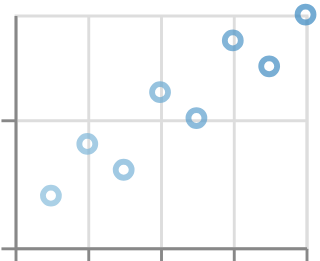

Vega-Lite specification for this chart:
### Vega-Lite specification from a JSON file in a GitHub repository (floating-point values rounded to 4 significant figures)
{"$schema": "https://vega.github.io/schema/vega-lite/v6.json", "padding": 5, "autosize": "none", "data": {"name": "table", "values": [{"c": "A", "g": "p", "x": 1, "y": 2, "v": 5, "t": "2024-01-15", "o": {"v": 3}, "IMDB Rating": 6.1, "d": "x1"}, {"c": "B", "g": "q", "x": 2, "y": 4, "v": 9, "t": "2024-02-20", "o": {"v": 7}, "IMDB Rating": 7.4, "d": "x2"}, {"c": "A", "g": "q", "x": 3, "y": 3, "v": 2, "t": "2024-03-05", "o": {"v": 1}, "IMDB Rating": 5.2, "d": "x1"}, {"c": "C", "g": "p", "x": 4, "y": 6, "v": 7, "t": "2024-05-30", "o": {"v": 4}, "IMDB Rating": 8.8, "d": "x3"}, {"c": "B", "g": "p", "x": 5, "y": 5, "v": 4, "t": "2024-07-11", "o": {"v": 9}, "IMDB Rating": 6.9, "d": "x2"}, {"c": "C", "g": "q", "x": 6, "y": 8, "v": 6, "t": "2024-09-02", "o": {"v": 2}, "IMDB Rating": 7.7, "d": "x3"}, {"c": "A", "g": "p", "x": 7, "y": 7, "v": 8, "t": "2024-11-25", "o": {"v": 5}, "IMDB Rating": 4.4, "d": "x1"}, {"c": "B", "g": "q", "x": 8, "y": 9, "v": 3, "t": "2024-12-31", "o": {"v": 8}, "IMDB Rating": 9.1, "d": "x2"}]}, "width": 100, "height": 80, "mark": "point", "encoding": {"x": {"field": "x", "type": "quantitative"}, "y": {"field": "y", "type": "quantitative"}, "color": {"field": "t", "type": "temporal", "timeUnit": "utcmonth"}}}
